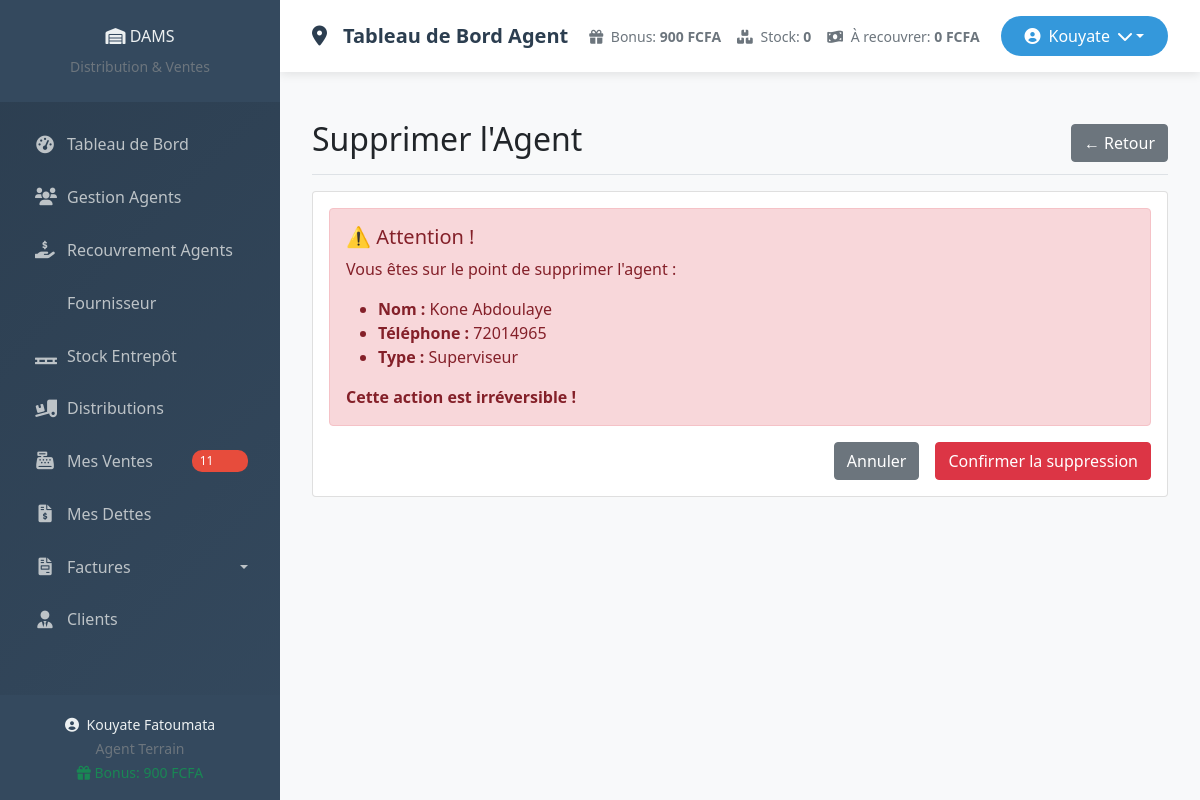
/agents/supprimer/2/ (signed in), run on the app's committed database.
### core/models.py (models this page shows, shortened)
class BonusAgent(models.Model):
    agent = models.OneToOneField(
        Agent,
        on_delete=models.CASCADE,
        related_name='bonus'
    )
    nombre_produits_recouverts = models.PositiveIntegerField(default=0)
    total_bonus = models.DecimalField(max_digits=10, decimal_places=2, default=0)
    date_mise_a_jour = models.DateTimeField(auto_now=True)

class Agent(models.Model):
    TYPE_AGENT_CHOICES = (
        ('direction', 'Direction'),
        ('entrepot', 'Superviseur'),
        ('terrain', 'Agent'),
        ('stagiaire', 'Stagiaire'),
    )
    user = models.OneToOneField(User, on_delete=models.CASCADE)
    type_agent = models.CharField(max_length=50, choices=TYPE_AGENT_CHOICES)
    telephone = models.CharField(max_length=50, blank=True, null=True)
    ajustement_solde = models.DecimalField(
        max_digits=12,
        decimal_places=2,
        default=0,
        help_text="Ajustement manuel du solde (+/- FCFA)"
    )
    date_creation = models.DateTimeField(auto_now_add=True)
    date_expiration = models.DateTimeField(
    "Date d’expiration (stagiaire)",
    blank=True, null=True
    )

### core/views.py (the view)
# urls.py: path('agents/supprimer/<int:agent_id>/', views.supprimer_agent, name='supprimer_agent'),
@login_required
def supprimer_agent(request, agent_id):
    agent = get_object_or_404(Agent, id=agent_id)
    if request.method == 'POST':
        agent.user.delete()
        return redirect('liste_agents')
    return render(request, 'core/agents/supprimer_agent.html', {'agent': agent})

### core/templates/core/agents/supprimer_agent.html (shortened to what this page needs)
{% extends 'base.html' %}
{% block content %}
<div class="d-flex justify-content-between flex-wrap flex-md-nowrap align-items-center pt-3 pb-2 mb-3 border-bottom">
    <h1 class="h2">Supprimer l'Agent</h1>
    <a href="{% url 'liste_agents' %}" class="btn btn-secondary">← Retour</a>
</div>
<div class="card">
    <div class="card-body">
        <div class="alert alert-danger">
            <h5>⚠️ Attention !</h5>
            <p>Vous êtes sur le point de supprimer l'agent :</p>
            <ul>
                <li><strong>Nom :</strong> {{ agent.user.first_name }} {{ agent.user.last_name }}</li>
                <li><strong>Téléphone :</strong> {{ agent.telephone }}</li>
                <li><strong>Type :</strong> {{ agent.get_type_agent_display }}</li>
            </ul>
            <p class="mb-0"><strong>Cette action est irréversible !</strong></p>
        </div>
        <form method="post">
            <div class="d-grid gap-2 d-md-flex justify-content-md-end">
                <a href="{% url 'liste_agents' %}" class="btn btn-secondary me-md-2">Annuler</a>
                <button type="submit" class="btn btn-danger">Confirmer la suppression</button>
            </div>
        </form>
    </div>
</div>
{% endblock %}

### core/templates/base.html (shortened to what this page needs)
<!DOCTYPE html>
<html lang="fr">
<head>
    <link href="https://cdn.jsdelivr.net/npm/bootstrap@5.1.3/dist/css/bootstrap.min.css" rel="stylesheet">
    <link rel="stylesheet" href="https://cdnjs.cloudflare.com/ajax/libs/font-awesome/6.0.0/css/all.min.css">
</head>
<body>
    <div class="container-fluid p-0">
        <div class="row g-0">
            <div class="sidebar d-flex flex-column" id="sidebar">
                <div class="sidebar-header">
                        <i class="fas fa-warehouse"></i>
                        <span>DAMS</span>
                    <small class="text-muted mt-2 d-block">Distribution & Ventes</small>
                </div>
                <div class="sidebar-nav">
                     {% if agent.type_agent == 'terrain' or agent.type_agent == 'stagiaire' %}
                    <div class="nav flex-column">
                        <a class="nav-link {% if request.resolver_match.url_name == 'dashboard_agent' %}active{% endif %}"
                           href="{% url 'dashboard_agent' %}">
                            <i class="fas fa-tachometer-alt"></i>
                            <span>Tableau de Bord</span>
                            <span class="agent-badge">Agent</span>
                        </a>
                        <a class="nav-link {% if request.resolver_match.url_name == 'mon_stock' %}active{% endif %}"
                           href="{% url 'mon_stock' %}">
                            <i class="fas fa-boxes"></i>
                            <span>Mon Stock</span>
                            {% if alertes_stock_count %}
                            <span class="nav-badge">{{ alertes_stock_count }}</span>
                            {% endif %}
                        </a>
                        <a class="nav-link {% if request.resolver_match.url_name == 'mes_distributions' %}active{% endif %}"
                           href="{% url 'mes_distributions' %}">
                            <i class="fas fa-truck-loading"></i>
                            <span>Mes Distributions</span>
                            {% if nouvelles_distributions_count %}
                            <span class="nav-badge">{{ nouvelles_distributions_count }}</span>
                            {% endif %}
                        </a>
                        <a class="nav-link {% if request.resolver_match.url_name in 'enregistrer_vente,liste_ventes,detail_vente' %}active{% endif %}"
                           href="{% url 'liste_ventes' %}">
                            <i class="fas fa-cash-register"></i>
                            <span>Mes Ventes</span>
                            {% if mes_ventes_count %}
                            <span class="nav-badge">{{ mes_ventes_count }}</span>
                            {% endif %}
                        </a>
                        <a class="nav-link {% if request.resolver_match.url_name in 'liste_dettes,detail_dette,enregistrer_paiement_dette,creer_dette' %}active{% endif %}"
                           href="{% url 'liste_dettes' %}">
                            <i class="fas fa-file-invoice-dollar"></i>
                            <span>Mes Dettes</span>
                            {% if mes_dettes_count %}
                            <span class="nav-badge">{{ mes_dettes_count }}</span>
                            {% endif %}
                        </a>
                        <a class="nav-link {% if request.resolver_match.url_name in 'liste_clients,ajouter_client,modifier_client,detail_client' %}active{% endif %}"
                           href="{% url 'liste_clients' %}">
                            <i class="fas fa-user-tie"></i>
                            <span>Mes Clients</span>
                            {% if mes_clients_count %}
                            <span class="nav-badge">{{ mes_clients_count }}</span>
                            {% endif %}
                        </a>
                        <a class="nav-link {% if request.resolver_match.url_name == 'consulter_bonus' %}active{% endif %}"
                           href="{% url 'consulter_bonus' %}">
                            <i class="fas fa-gift"></i>
                            <span>Mes Bonus</span>
                            {% if mes_bonus %}
                            <span class="nav-badge">{{ mes_bonus|floatformat:0 }}F</span>
                            {% endif %}
                        </a>
                    </div>
                    {% else %}
                    <div class="nav flex-column">
                        <a class="nav-link {% if request.resolver_match.url_name == 'tableau_de_bord_superviseur' %}active{% endif %}"
                           href="{% url 'tableau_de_bord_superviseur' %}">
                            <i class="fas fa-tachometer-alt"></i>
                            <span>Tableau de Bord</span>
                        </a>
                        <a class="nav-link {% if request.resolver_match.url_name in 'liste_agents,ajouter_agent,modifier_agent,detail_agent' %}active{% endif %}"
                           href="{% url 'liste_agents' %}">
                            <i class="fas fa-users"></i>
                            <span>Gestion Agents</span>
                        </a>
    <a class="nav-link" href="{% url 'liste_agents_recouvrement' %}">
        <i class="fas fa-hand-holding-usd"></i>
        <span>Recouvrement Agents</span>
    </a>
    <a class="nav-link" href="{% url 'liste_fournisseurs' %}">
        <span>Fournisseur</span>
    </a>
                        <a class="nav-link {% if request.resolver_match.url_name in 'liste_lots,ajouter_lot,modifier_lot' %}active{% endif %}"
                           href="{% url 'liste_lots' %}">
                            <i class="fas fa-pallet"></i>
                            <span>Stock Entrepôt</span>
                        </a>
                        <a class="nav-link {% if request.resolver_match.url_name in 'liste_distributions,creer_distribution,detail_distribution' %}active{% endif %}"
                           href="{% url 'liste_distributions' %}">
                            <i class="fas fa-truck-loading"></i>
                            <span>Distributions</span>
                        </a>
                        <a class="nav-link {% if request.resolver_match.url_name in 'enregistrer_vente,liste_ventes,detail_vente' %}active{% endif %}"
                           href="{% url 'liste_ventes' %}">
                            <i class="fas fa-cash-register"></i>
                            <span>Mes Ventes</span>
                            {% if mes_ventes_count %}
                            <span class="nav-badge">{{ mes_ventes_count }}</span>
                            {% endif %}
                        </a>
                        <a class="nav-link {% if request.resolver_match.url_name in 'liste_dettes,detail_dette,enregistrer_paiement_dette,creer_dette' %}active{% endif %}"
                           href="{% url 'liste_dettes' %}">
                            <i class="fas fa-file-invoice-dollar"></i>
                            <span>Mes Dettes</span>
                        </a>
                        <div class="nav-item dropdown">
                            <a class="nav-link dropdown-toggle" href="#" role="button" data-bs-toggle="dropdown">
                                <i class="fas fa-file-invoice"></i>
                                <span>Factures</span>
                            </a>
                        </div>
                        <a class="nav-link {% if request.resolver_match.url_name in 'liste_clients,ajouter_client,modifier_client,detail_client' %}active{% endif %}"
                           href="{% url 'liste_clients' %}">
                            <i class="fas fa-user-tie"></i>
                            <span>Clients</span>
                        </a>
                    </div>
                    {% endif %}
                </div>
                <div class="sidebar-footer">
                    <div class="user-info text-center">
                        <small>
                            <i class="fas fa-user-circle me-1"></i>
                            {{ request.user.get_full_name|default:request.user.username }}
                        </small>
                        <br>
                        <small class="text-muted">
                            {% if request.user.agent.type_agent == 'direction' %}
                                Direction
                            {% elif request.user.agent.type_agent == 'superviseur' %}
                                Superviseur
                            {% else %}
                                Agent Terrain
                            {% endif %}
                        </small>
                        {% if request.user.agent and request.user.agent.type_agent == 'terrain' %}
                        <br>
                        <small class="text-success">
                            <i class="fas fa-gift"></i>
                            Bonus: {{ request.user.agent.bonus.total_bonus|default:0|floatformat:0 }} FCFA
                        </small>
                        {% endif %}
                    </div>
                </div>
            </div>
            <div class="main-content" id="mainContent">
                <nav class="navbar navbar-custom">
                    <div class="container-fluid">
                        <div class="d-flex justify-content-between align-items-center w-100 flex-wrap gap-2">
                            <span class="navbar-brand-custom">
                                <i class="fas
                                    {% if 'dashboard' in request.resolver_match.url_name %}fa-tachometer-alt
                                    {% elif 'vente' in request.resolver_match.url_name %}fa-cash-register
                                    {% elif 'dette' in request.resolver_match.url_name %}fa-file-invoice-dollar
                                    {% elif 'client' in request.resolver_match.url_name %}fa-user-tie
                                    {% elif 'bonus' in request.resolver_match.url_name %}fa-gift
                                    {% else %}fa-map-marker-alt{% endif %}
                                    me-2"></i>
                                {% block page_title %}
                                    {% if request.user.agent.type_agent == 'terrain' %}
                                        Tableau de Bord Agent
                                    {% else %}
                                        Tableau de Bord
                                    {% endif %}
                                {% endblock %}
                            </span>
                            {% if request.user.agent.type_agent == 'terrain' %}
                            <div class="d-flex gap-3 flex-wrap">
                                <small class="text-muted">
                                    <i class="fas fa-gift me-1"></i>
                                    Bonus: <strong>{{ request.user.agent.bonus.total_bonus|default:0|floatformat:0 }} FCFA</strong>
                                </small>
                                <small class="text-muted">
                                    <i class="fas fa-boxes me-1"></i>
                                    Stock: <strong>{{ mes_stock_disponible|default:0 }}</strong>
                                </small>
                                <small class="text-muted">
                                    <i class="fas fa-money-bill-wave me-1"></i>
                                    À recouvrer: <strong>{{ mes_montant_recouvrer|default:0 }} FCFA</strong>
                                </small>
                            </div>
                            {% endif %}
                            <div class="dropdown user-dropdown">
                                <button class="btn dropdown-toggle d-flex align-items-center"
                                        type="button"
                                        data-bs-toggle="dropdown">
                                    <i class="fas fa-user-circle me-2"></i>
                                    {{ request.user.first_name }}
                                    <i class="fas fa-chevron-down ms-2"></i>
                                </button>
                            </div>
                        </div>
                    </div>
                </nav>
                <div class="content-wrapper">
                    {% block content %}{% endblock %}
                </div>
            </div>
        </div>
    </div>
</body>
</html>

### data on the page
Agent: user.first_name "Kone", user.last_name "Abdoulaye", telephone "72014965", type_agent "Superviseur"

### other printed values
{{ mes_ventes_count }} "11"
{{ request.user.get_full_name|default:request.user.username }} "Kouyate Fatoumata"
{{ request.user.agent.bonus.total_bonus|default:0|floatformat:0 }} "900"
{{ mes_stock_disponible|default:0 }} "0"
{{ mes_montant_recouvrer|default:0 }} "0"
{{ request.user.first_name }} "Kouyate"
